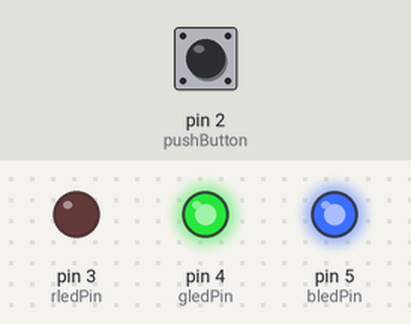
The sketch below on a simulated Arduino Uno, built with avr-gcc and run on an emulated ATmega328P. On the bench: output pins drawn as LEDs (lit = HIGH). The inputs (shaded band) are chosen by the test bench; at power-on: pin 2 (pushButton) LOW.

Above: at 0.5 s.
At 2.5 s:
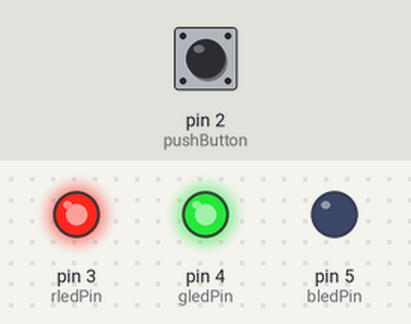
At 5.5 s:
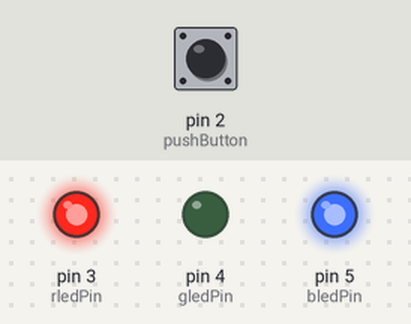
At 7.5 s:
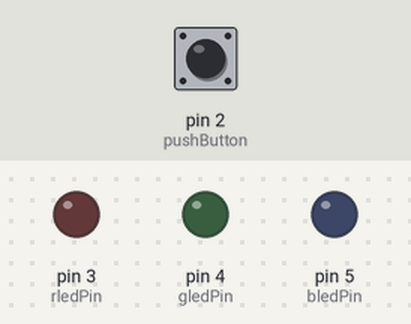
Timing chart, 0 to 9.2 s (numbered marks = the images above):
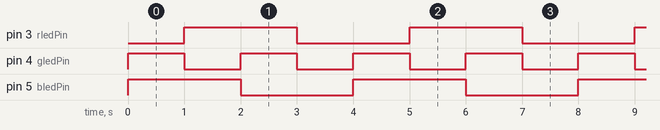

Measured:
- by itself, pin 3 (rledPin), pin 5 (bledPin): alternates HIGH for 2.0 s and LOW for 2.0 s
- by itself, pin 4 (gledPin): alternates HIGH for 1.0 s and LOW for 1.0 s
- by itself, everything shown: repeats every 4.0 s, in 4 steps

The sketch:

25_10_8.ino
```cpp
int rledPin = 3;
int gledPin = 4;
int bledPin = 5;
int pushButton = 2;
int buttonState = 0;
bool ButtonPressed = false;
unsigned long previousMillis;
unsigned long interval = 1000;
int ledcolor = 0;
bool ledcolorOrder = true;

// the setup routine runs once when you press reset:
void setup() {
  pinMode(rledPin,OUTPUT);
  pinMode(gledPin,OUTPUT);
  pinMode(bledPin,OUTPUT);
  Serial.begin(9600);
  // make the pushbutton's pin an input:
  pinMode(pushButton, INPUT);
}

// the loop routine runs over and over again forever:
void loop() {
  // read the input pin:
  int buttonState = digitalRead(pushButton);
  if(buttonState == HIGH && !ButtonPressed){
    ledcolorOrder = !ledcolorOrder;
    ButtonPressed = true;
  }
  if(buttonState == LOW && ButtonPressed){
    ButtonPressed = false;
  }
  unsigned long  currentMillis = millis();
  if (currentMillis - previousMillis >= interval){
    previousMillis = currentMillis ;
    if (ledcolorOrder == true){
      ledcolor = ledcolor + 1;
      if (ledcolor > 3)
        ledcolor = 0;
    }
      else{
        ledcolor = ledcolor - 1;
          if(ledcolor < 0 )
            ledcolor =3;
      }
  }
  if(ledcolor == 0){
    digitalWrite(rledPin,LOW);
    digitalWrite(gledPin,HIGH);
    digitalWrite(bledPin,HIGH);
  }
  else if(ledcolor == 1){
      digitalWrite(rledPin,HIGH);
      digitalWrite(gledPin,LOW);
      digitalWrite(bledPin,HIGH);
  }
  else if(ledcolor == 2){
      digitalWrite(rledPin,HIGH);
      digitalWrite(gledPin,HIGH);
      digitalWrite(bledPin,LOW);
  }
  else if(ledcolor == 3){
      digitalWrite(rledPin,LOW);
      digitalWrite(gledPin,LOW);
      digitalWrite(bledPin,LOW);
  }
}
```
